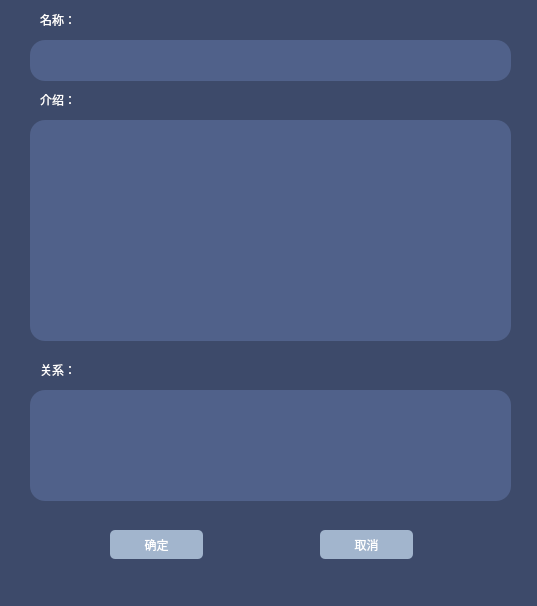
<?xml version="1.0" encoding="UTF-8"?>
<ui version="4.0">
 <class>addnewpartywindow</class>
 <widget class="QDialog" name="addnewpartywindow">
  <property name="geometry">
   <rect>
    <x>0</x>
    <y>0</y>
    <width>537</width>
    <height>606</height>
   </rect>
  </property>
  <property name="windowTitle">
   <string>Dialog</string>
  </property>
  <property name="styleSheet">
   <string notr="true">background-color: rgb(61, 74, 106);</string>
  </property>
  <widget class="QTextEdit" name="addNewPartyName">
   <property name="geometry">
    <rect>
     <x>30</x>
     <y>40</y>
     <width>481</width>
     <height>41</height>
    </rect>
   </property>
   <property name="styleSheet">
    <string notr="true">background-color: rgb(80, 97, 138);
border-radius:15px;
color: rgb(255, 255, 255);</string>
   </property>
  </widget>
  <widget class="QTextEdit" name="addNewPartyDescribe">
   <property name="geometry">
    <rect>
     <x>30</x>
     <y>120</y>
     <width>481</width>
     <height>221</height>
    </rect>
   </property>
   <property name="styleSheet">
    <string notr="true">background-color: rgb(80, 97, 138);
border-radius:15px;
color: rgb(255, 255, 255);</string>
   </property>
  </widget>
  <widget class="QTextEdit" name="addNewPartyConnection">
   <property name="geometry">
    <rect>
     <x>30</x>
     <y>390</y>
     <width>481</width>
     <height>111</height>
    </rect>
   </property>
   <property name="styleSheet">
    <string notr="true">background-color: rgb(80, 97, 138);
border-radius:15px;
color: rgb(255, 255, 255);</string>
   </property>
  </widget>
  <widget class="QPushButton" name="btnOk">
   <property name="geometry">
    <rect>
     <x>110</x>
     <y>530</y>
     <width>93</width>
     <height>29</height>
    </rect>
   </property>
   <property name="styleSheet">
    <string notr="true">background-color: rgb(162, 181, 205);
color: rgb(255, 255, 255);
border: 0px;
border-radius:5px;</string>
   </property>
   <property name="text">
    <string>确定</string>
   </property>
  </widget>
  <widget class="QPushButton" name="btnCancel">
   <property name="geometry">
    <rect>
     <x>320</x>
     <y>530</y>
     <width>93</width>
     <height>29</height>
    </rect>
   </property>
   <property name="styleSheet">
    <string notr="true">background-color: rgb(162, 181, 205);
color: rgb(255, 255, 255);
border: 0px;
border-radius:5px;</string>
   </property>
   <property name="text">
    <string>取消</string>
   </property>
  </widget>
  <widget class="QLabel" name="peoNameLabel">
   <property name="geometry">
    <rect>
     <x>40</x>
     <y>10</y>
     <width>69</width>
     <height>20</height>
    </rect>
   </property>
   <property name="styleSheet">
    <string notr="true">color: rgb(255, 255, 255);</string>
   </property>
   <property name="text">
    <string>名称：</string>
   </property>
  </widget>
  <widget class="QLabel" name="peoDescLabel">
   <property name="geometry">
    <rect>
     <x>40</x>
     <y>90</y>
     <width>61</width>
     <height>20</height>
    </rect>
   </property>
   <property name="styleSheet">
    <string notr="true">color: rgb(255, 255, 255);</string>
   </property>
   <property name="text">
    <string>介绍：</string>
   </property>
  </widget>
  <widget class="QLabel" name="peoConnecLabel">
   <property name="geometry">
    <rect>
     <x>40</x>
     <y>360</y>
     <width>69</width>
     <height>20</height>
    </rect>
   </property>
   <property name="styleSheet">
    <string notr="true">color: rgb(255, 255, 255);</string>
   </property>
   <property name="text">
    <string>关系：</string>
   </property>
  </widget>
 </widget>
 <resources/>
 <connections/>
</ui>
